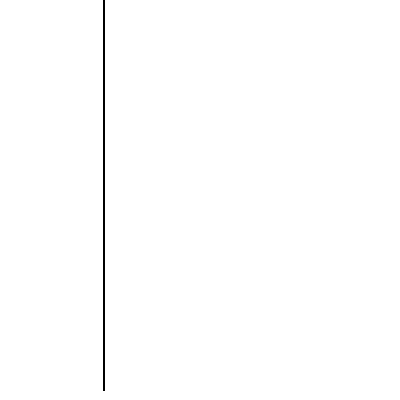
Frame 1 (no input)
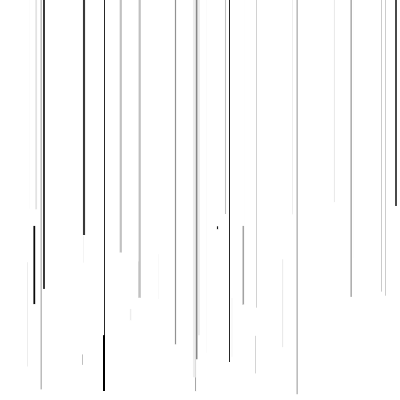
Frame 60 (the mouse pressed at the canvas centre just before this capture)
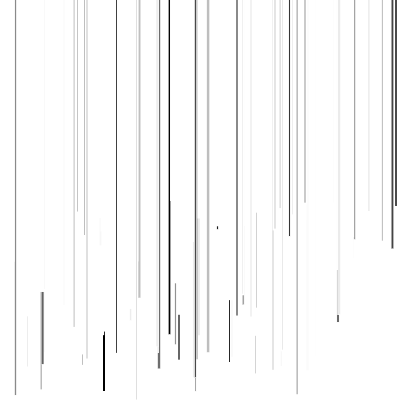
Frame 120 (the mouse held since frame 60 and released just before this capture)

The Processing sketch that drew these frames (run headless with seeded random() and noise(); from frame 60 on, the mouse is pressed at the canvas centre):

// Processing sketch: processing_71362
// ── processing_71362.pde

void setup(){
  size(400,400);
  background(255);
  frameRate(50);
}

void draw(){
  fill(random(255));
  rectMode(CENTER);
  rect(random(400),random(200),random(3),400);
  stroke(255);
  strokeWeight(random(2));
  fill(255);
  rect(random(400),random(150),7,400);
}
